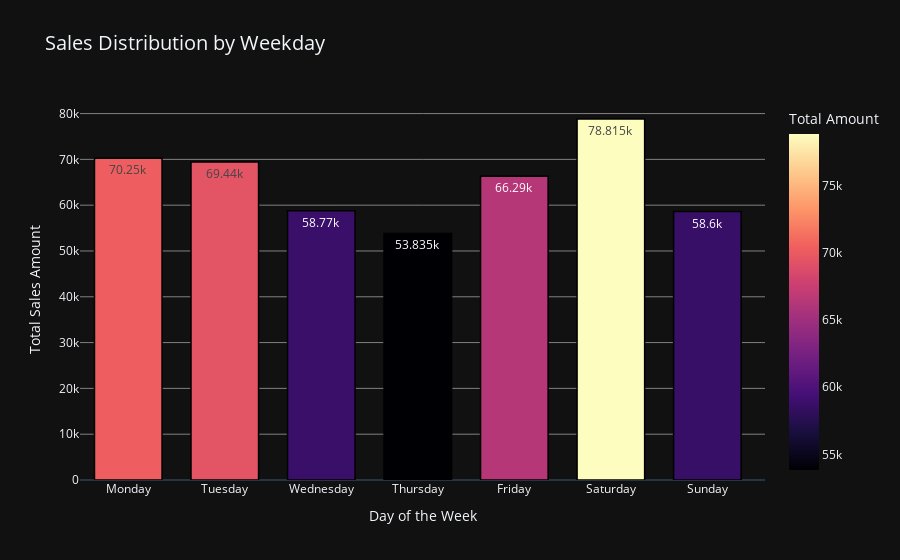

The cell this chart's notebook holds for it:
### Code cell
# Ensure 'DayOfWeek' is ordered correctly
weekday_sales = df.groupby('DayOfWeek')['Total Amount'].sum().reset_index()
weekday_sales['DayOfWeek'] = pd.Categorical(weekday_sales['DayOfWeek'], categories=weekday_order, ordered=True)
weekday_sales = weekday_sales.sort_values('DayOfWeek')

# Create the enhanced bar chart
fig = px.bar(
    weekday_sales, 
    x='DayOfWeek', 
    y='Total Amount', 
    title='Sales Distribution by Weekday', 
    color='Total Amount',  # Color based on sales value
    color_continuous_scale='magma',  # More vibrant color scheme
    text_auto=True  # Display values on bars
)

# Improve layout and aesthetics
fig.update_traces(marker=dict(line=dict(width=1.5, color='black')))  # Bar outlines
fig.update_layout(
    template='plotly_dark',
    title_font_size=20,
    xaxis_title="Day of the Week",
    yaxis_title="Total Sales Amount",
    xaxis=dict(showgrid=False),  # Remove grid lines on x-axis
    yaxis=dict(gridcolor="gray"),  # Light gray grid for better readability
    bargap=0.3,  # Adjust bar spacing
)

fig.show()

### Figure 1 — Plotly figure (JSON) as saved in the notebook; plotly's stock layout.template omitted (floating-point values rounded to 4 significant figures)
{"data": [{"alignmentgroup": "True", "hovertemplate": "DayOfWeek=%{x}<br>Total Amount=%{marker.color}<extra></extra>", "legendgroup": "", "marker": {"color": [70250, 69440, 58770, 53835, 66290, 78815, 58600], "coloraxis": "coloraxis", "line": {"color": "black", "width": 1.5}, "pattern": {"shape": ""}}, "name": "", "offsetgroup": "", "orientation": "v", "showlegend": false, "textposition": "auto", "texttemplate": "%{y}", "type": "bar", "x": ["Monday", "Tuesday", "Wednesday", "Thursday", "Friday", "Saturday", "Sunday"], "xaxis": "x", "y": [70250, 69440, 58770, 53835, 66290, 78815, 58600], "yaxis": "y"}], "layout": {"autosize": true, "bargap": 0.3, "barmode": "relative", "coloraxis": {"colorbar": {"title": {"text": "Total Amount"}}, "colorscale": [[0, "#000004"], [0.1111, "#180f3d"], [0.2222, "#440f76"], [0.3333, "#721f81"], [0.4444, "#9e2f7f"], [0.5556, "#cd4071"], [0.6667, "#f1605d"], [0.7778, "#fd9668"], [0.8889, "#feca8d"], [1, "#fcfdbf"]]}, "legend": {"tracegroupgap": 0}, "title": {"font": {"size": 20}, "text": "Sales Distribution by Weekday"}, "xaxis": {"anchor": "y", "autorange": false, "domain": [0, 1], "range": [-0.5, 6.597], "showgrid": false, "title": {"text": "Day of the Week"}, "type": "category"}, "yaxis": {"anchor": "x", "autorange": true, "domain": [0, 1], "gridcolor": "gray", "range": [0, 82960.0], "title": {"text": "Total Sales Amount"}, "type": "linear"}}}
